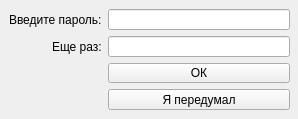
<?xml version="1.0" encoding="UTF-8"?>
<ui version="4.0">
 <class>MainWindow</class>
 <widget class="QMainWindow" name="MainWindow">
  <property name="geometry">
   <rect>
    <x>0</x>
    <y>0</y>
    <width>298</width>
    <height>119</height>
   </rect>
  </property>
  <property name="windowTitle">
   <string>Новая база</string>
  </property>
  <widget class="QWidget" name="centralwidget">
   <widget class="QWidget" name="formLayoutWidget">
    <property name="geometry">
     <rect>
      <x>9</x>
      <y>9</y>
      <width>281</width>
      <height>101</height>
     </rect>
    </property>
    <layout class="QFormLayout" name="formLayout">
     <property name="labelAlignment">
      <set>Qt::AlignRight|Qt::AlignTrailing|Qt::AlignVCenter</set>
     </property>
     <item row="0" column="1">
      <widget class="QLineEdit" name="lineEdit"/>
     </item>
     <item row="2" column="1">
      <widget class="QLineEdit" name="lineEdit_2"/>
     </item>
     <item row="2" column="0">
      <widget class="QLabel" name="label_2">
       <property name="text">
        <string>Еще раз:</string>
       </property>
      </widget>
     </item>
     <item row="3" column="1">
      <widget class="QPushButton" name="pushButton_2">
       <property name="text">
        <string>ОК</string>
       </property>
      </widget>
     </item>
     <item row="4" column="1">
      <widget class="QPushButton" name="pushButton">
       <property name="text">
        <string>Я передумал</string>
       </property>
      </widget>
     </item>
     <item row="0" column="0">
      <widget class="QLabel" name="label">
       <property name="text">
        <string>Введите пароль:</string>
       </property>
      </widget>
     </item>
    </layout>
   </widget>
  </widget>
 </widget>
 <resources/>
 <connections/>
</ui>
